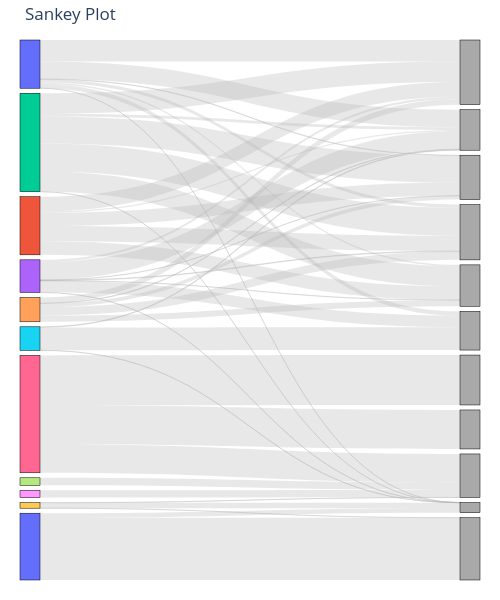

Notebook code cell kept with this figure:
### Code cell
plot_anndata_sankey(adata, sort_label='leiden_4', left_label='scanpy_hierarchy', right_label='leiden')

### Figure 1 — Plotly figure (JSON) as saved in the notebook; plotly's stock layout.template omitted (floating-point values rounded to 4 significant figures)
{"data": [{"arrangement": "snap", "link": {"color": "rgba(180, 180, 180, 0.3)", "source": [6, 6, 6, 7, 8, 9, 9, 9, 10, 10, 0, 0, 0, 0, 0, 0, 0, 1, 1, 1, 1, 1, 2, 2, 2, 2, 2, 2, 3, 3, 3, 3, 3, 3, 3, 4, 4, 4, 4, 4, 5, 5, 5], "target": [17, 18, 19, 19, 19, 21, 19, 20, 21, 20, 11, 15, 14, 12, 16, 20, 13, 11, 15, 14, 12, 13, 11, 15, 14, 12, 20, 13, 11, 15, 14, 12, 16, 20, 13, 11, 15, 14, 12, 13, 12, 16, 20], "value": [2172, 2780, 1588, 422, 408, 1, 8, 299, 3469, 252, 1191, 172, 80, 977, 240, 2, 25, 824, 847, 760, 77, 730, 1143, 1568, 1117, 152, 3, 1502, 128, 32, 9, 992, 643, 6, 8, 315, 461, 344, 29, 207, 33, 1274, 7]}, "node": {"color": ["#636EFA", "#EF553B", "#00CC96", "#AB63FA", "#FFA15A", "#19D3F3", "#FF6692", "#B6E880", "#FF97FF", "#FECB52", "#636EFA", "darkgray", "darkgray", "darkgray", "darkgray", "darkgray", "darkgray", "darkgray", "darkgray", "darkgray", "darkgray", "darkgray"], "customdata": ["2_0 (scanpy_hierarchy)", "2_1 (scanpy_hierarchy)", "2_2 (scanpy_hierarchy)", "2_3 (scanpy_hierarchy)", "2_4 (scanpy_hierarchy)", "2_5 (scanpy_hierarchy)", "0_0 (scanpy_hierarchy)", "0_1 (scanpy_hierarchy)", "0_2 (scanpy_hierarchy)", "1_0 (scanpy_hierarchy)", "1_1 (scanpy_hierarchy)", "3 (leiden)", "6 (leiden)", "9 (leiden)", "5 (leiden)", "4 (leiden)", "7 (leiden)", "0 (leiden)", "1 (leiden)", "2 (leiden)", "8 (leiden)", "10 (leiden)"], "hovertemplate": "%{customdata}<br>Count: %{value}<extra></extra>", "label": ["", "", "", "", "", "", "", "", "", "", "", "", "", "", "", "", "", "", "", "", "", ""], "line": {"color": "black", "width": 0.5}, "pad": 5, "thickness": 20}, "type": "sankey"}], "layout": {"font": {"size": 12}, "height": 600, "margin": {"b": 20, "l": 20, "r": 20, "t": 40}, "title": {"text": "Sankey Plot"}, "width": 500}}
